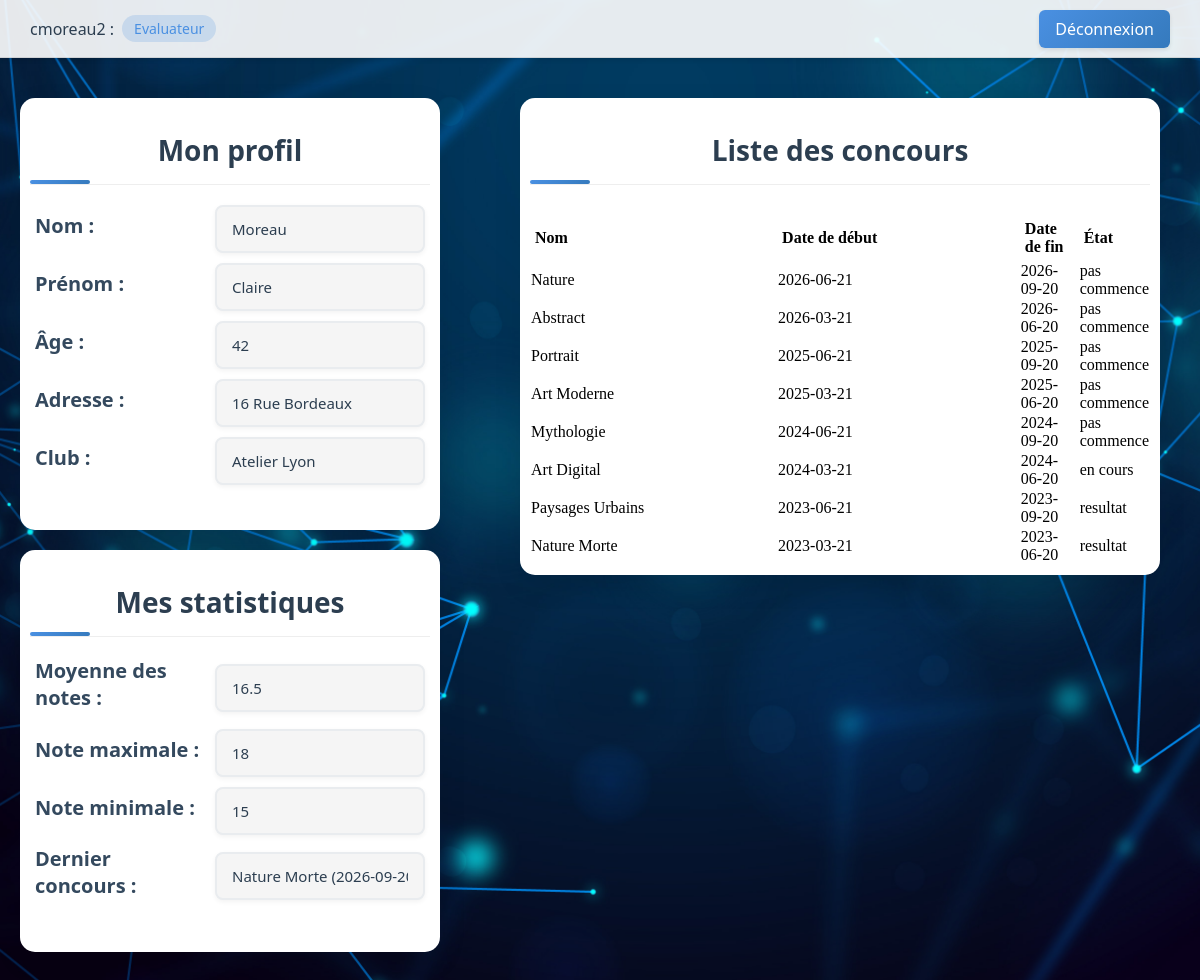
/pages/evaluateur/evaluateur.php (signed in), run on the app's committed database.
### tables this page shows
CREATE TABLE Utilisateur (
    numUtilisateur INT PRIMARY KEY,
    numClub INT NOT NULL,
    nom VARCHAR(50) NOT NULL,
    prenom VARCHAR(50) NOT NULL,
    age INT NOT NULL,
    adresse VARCHAR(255) NOT NULL,
    login VARCHAR(50) NOT NULL UNIQUE,
    mdp VARCHAR(60) NOT NULL,
    FOREIGN KEY (numClub) REFERENCES Club (numClub)
);

CREATE TABLE Club (
    numClub INT PRIMARY KEY,
    nomClub VARCHAR(100) NOT NULL,
    adresse VARCHAR(255) NOT NULL,
    numTel VARCHAR(15) NOT NULL,
    nbAdherents INT NOT NULL,
    ville VARCHAR(50) NOT NULL,
    departement VARCHAR(50) NOT NULL,
    region VARCHAR(50) NOT NULL
);

CREATE TABLE Concours (
    numConcours INT PRIMARY KEY,
    numPresident INT NOT NULL,
    theme VARCHAR(100) NOT NULL,
    dateDeb DATE NOT NULL,
    dateFin DATE NOT NULL,
    etat ENUM('pas commence', 'en cours', 'attente', 'resultat', 'evalue') NOT NULL,
    nbClub INT NOT NULL CHECK (nbClub >= 6),
    nbParticipant INT,
    descriptif TEXT NOT NULL,
    saison ENUM('printemps', 'ete', 'automne', 'hiver') NOT NULL,
    annee INT NOT NULL,
    FOREIGN KEY (numPresident) REFERENCES President (numPresident),
    UNIQUE(saison, annee),
    CHECK (dateFin > dateDeb)
);

### src/pages/evaluateur/evaluateur.php (the view, shortened to what this page needs)
<?php
require_once '../../include/db.php';
try {
    $db = Database::getInstance();
    $pdo = $db->getConnection();
    $id_user = $_SESSION['user_id'];
    $query = $pdo->prepare('
        SELECT u.nom, u.prenom, u.age, u.adresse, c.nomClub
        FROM Utilisateur u
        LEFT JOIN Club c ON u.numClub = c.numClub
        WHERE u.numUtilisateur = :user_id
    ');
    $query->execute(['user_id' => $id_user]);
    $user = $query->fetch(PDO::FETCH_ASSOC);
    $statsQuery = $pdo->prepare('
        SELECT
            AVG(ev.note) AS moyenne_notes,
            MAX(ev.note) AS note_max,
            MIN(ev.note) AS note_min,
            c.theme AS nom_concours,
            MAX(c.dateFin) AS dernier_concours
        FROM
            Evaluation ev
        INNER JOIN
            Jury j ON ev.numEvaluateur = j.numEvaluateur
        INNER JOIN
            Concours c ON j.numConcours = c.numConcours
        WHERE
            ev.numEvaluateur = :user_id
        GROUP BY
            ev.numEvaluateur
    ');
    $statsQuery->execute(['user_id' => $id_user]);
    $stats = $statsQuery->fetch(PDO::FETCH_ASSOC);
    $concoursQuery = $pdo->prepare('
        SELECT
            c.theme AS nom_concours,
            c.dateDeb AS date_debut,
            c.dateFin AS date_fin,
            c.etat AS etat_concours
        FROM
            Jury j
        INNER JOIN
            Concours c ON j.numConcours = c.numConcours
        WHERE
            j.numEvaluateur = :user_id
        ORDER BY
            c.dateDeb DESC
    ');
    $concoursQuery->execute([':user_id' => $id_user]);
    $concours = $concoursQuery->fetchAll(PDO::FETCH_ASSOC);
} catch (PDOException $e) {
    die('Erreur de base de données : ' . $e->getMessage());
}
?>
<!DOCTYPE html>
<html lang="fr">
<head>
    <link rel="stylesheet" href="../../assets/css/evaluateur.css">
</head>
<body>
    <div class="status-bar">
        <div class="status">
            <?php echo htmlspecialchars($_SESSION['login']); ?> :
            <span class="role-badge"><?php echo ucfirst(htmlspecialchars($_SESSION['role'])); ?></span>
        </div>
        <div class="logout">
            <a href="?logout=true">Déconnexion</a>
        </div>
    </div>
    <div class="container">
        <div class="left-column">
            <div class="box-info">
                <div class="header">
                    <h2>Mon profil</h2>
                    <table class="profile-table">
                        <tr class="profile-row">
                            <td class="label-cell"><label class="cat">Nom :</label></td>
                            <td class="input-cell"><input class="profile-input textarea" value="<?= htmlspecialchars($user['nom']) ?>" disabled></td>
                        </tr>
                        <tr class="profile-row">
                            <td class="label-cell"><label class="cat">Prénom :</label></td>
                            <td class="input-cell"><input class="profile-input textarea" value="<?= htmlspecialchars($user['prenom']) ?>" disabled></td>
                        </tr>
                        <tr class="profile-row">
                            <td class="label-cell"><label class="cat">Âge :</label></td>
                            <td class="input-cell"><input class="profile-input textarea" value="<?= htmlspecialchars($user['age']) ?>" disabled></td>
                        </tr>
                        <tr class="profile-row">
                            <td class="label-cell"><label class="cat">Adresse :</label></td>
                            <td class="input-cell"><input class="profile-input textarea" value="<?= htmlspecialchars($user['adresse']) ?>" disabled></td>
                        </tr>
                        <tr class="profile-row">
                            <td class="label-cell"><label class="cat">Club :</label></td>
                            <td class="input-cell"><input class="profile-input textarea" value="<?= htmlspecialchars($user['nomClub']) ?>" disabled></td>
                        </tr>
                    </table>
                </div>
            </div>
            <div class="box-info">
                <div class="header">
                    <h2>Mes statistiques</h2>
                    <table class="profile-table">
                        <tr class="profile-row">
                            <td class="label-cell"><label class="cat">Moyenne des notes :</label></td>
                            <td class="input-cell"><input class="profile-input textarea" value="<?= htmlspecialchars(strval(round($stats['moyenne_notes'], 2))) ?>" disabled></td>
                        </tr>
                        <tr class="profile-row">
                            <td class="label-cell"><label class="cat">Note maximale :</label></td>
                            <td class="input-cell"><input class="profile-input textarea" value="<?= htmlspecialchars($stats['note_max']) ?>" disabled></td>
                        </tr>
                        <tr class="profile-row">
                            <td class="label-cell"><label class="cat">Note minimale :</label></td>
                            <td class="input-cell"><input class="profile-input textarea" value="<?= htmlspecialchars($stats['note_min']) ?>" disabled></td>
                        </tr>
                        <tr class="profile-row">
                            <td class="label-cell"><label class="cat">Dernier concours :</label></td>
                            <td class="input-cell"><input class="profile-input textarea" value="<?= htmlspecialchars($stats['nom_concours'] . ' (' . $stats['dernier_concours'] . ')') ?>" disabled></td>
                        </tr>
                    </table>
                </div>
            </div>
        </div>
        <div class="right-column">
            <div class="box">
                <div class="header">
                    <h2>Liste des concours</h2>
                </div>
                <table class="profile-table">
                    <tr>
                        <th class="label-cell">Nom</th>
                        <th class="label-cell">Date de début</th>
                        <th class="label-cell">Date de fin</th>
                        <th class="label-cell">État</th>
                    </tr>
                    <?php foreach ($concours as $concour) : ?>
                        <tr>
                            <td><?= htmlspecialchars($concour['nom_concours']) ?></td>
                            <td><?= htmlspecialchars($concour['date_debut']) ?></td>
                            <td><?= htmlspecialchars($concour['date_fin']) ?></td>
                            <td><?= htmlspecialchars($concour['etat_concours']) ?></td>
                        </tr>
                    <?php endforeach; ?>
                </table>
            </div>
        </div>
    </div>
</body>

### src/assets/css/evaluateur.css (style rules this page uses)
body { background-image: url("../../images/font.jpg"); background-size: cover; background-position: center; background-attachment: fixed; min-height: 100vh; margin: 0; padding: 0; }
.box-info { position: relative; margin: 20px 20px 20px 0; padding: 10px; width: auto; background: white; border-radius: 15px; box-shadow: 0 10px 30px rgba(0, 0, 0, 0.08); transition: transform 0.3s ease, box-shadow 0.3s ease; }
.box { position: relative; margin: 20px 20px 20px 20px; padding: 10px; width: auto; background: white; border-radius: 15px; box-shadow: 0 10px 30px rgba(0, 0, 0, 0.08); transition: transform 0.3s ease, box-shadow 0.3s ease; }
.header { margin-bottom: 30px; text-align: center; }
.header h2 { font-family: "Segoe UI", system-ui, sans-serif; font-size: 28px; font-weight: 600; color: #2c3e50; margin-bottom: 15px; position: relative; padding-bottom: 15px; border-bottom: 1px solid #eee; }
.header h2::after { content: ""; position: absolute; bottom: 0; left: 0; width: 60px; height: 4px; background: linear-gradient(135deg, #4a90e2 0%, #357abd 100%); border-radius: 2px; }
.status-bar { font-family: "Segoe UI", system-ui, sans-serif; display: flex; justify-content: space-between; align-items: center; padding: 15px 30px; background-color: rgba(255, 255, 255, 0.9); border-bottom: 1px solid rgba(0, 0, 0, 0.1); box-shadow: 0 2px 4px rgba(0, 0, 0, 0.1); }
.status-bar .status { font-weight: 500; color: #2c3e50; font-size: 16px; display: flex; align-items: center; gap: 8px; }
.status-bar .logout a { color: white; text-decoration: none; padding: 8px 16px; background: linear-gradient(135deg, #4a90e2 0%, #357abd 100%); border-radius: 6px; transition: all 0.3s ease; font-weight: 500; box-shadow: 0 2px 4px rgba(0, 0, 0, 0.1); }
input[readonly], input[disabled], select[disabled] { background-color: #f5f5f5; cursor: not-allowed; }
.cat { font-family: "Segoe UI", system-ui, sans-serif; position: relative; width: auto; font-size: 20px; color: #34495e; font-weight: bold; margin-bottom: 8px; display: inline-block; text-align: left; }
.textarea { font-family: "Segoe UI", system-ui, sans-serif; padding: 12px 15px; border: 2px solid #e9ecef; border-radius: 8px; font-size: 15px; background-color: #f9f9f9; color: #2c3e50; box-shadow: 0 2px 5px rgba(0, 0, 0, 0.05); transition: border-color 0.3s ease, box-shadow 0.3s ease; resize: vertical; }
.container { display: grid; grid-template-columns: 40% 60%; width: 100%; height: 100vh; }
.left-column { padding: 20px; }
.right-column { padding: 20px; }
.role-badge { display: inline-block; background-color: rgba(74, 144, 226, 0.2); color: #4a90e2; padding: 4px 12px; border-radius: 15px; font-size: 14px; font-weight: 500; }
.profile-table { width: 100%; border-collapse: collapse; border-spacing: 0 5em; }
.label-cell { text-align: left; padding: 5px; width: 45%; }
.input-cell { text-align: right; padding: 5px; width: 70%; }
.profile-input { width: 100%; box-sizing: border-box; }

### data on the page
utilisateur: nom "Moreau", prenom "Claire", age "42", adresse "16 Rue Bordeaux", numClub.nomClub "Atelier Lyon"
concours: theme "Nature", dateDeb "2026-06-21", dateFin "2026-09-20", etat "pas commence"
concours: theme "Abstract", dateDeb "2026-03-21", dateFin "2026-06-20", etat "pas commence"
concours: theme "Portrait", dateDeb "2025-06-21", dateFin "2025-09-20", etat "pas commence"
concours: theme "Art Moderne", dateDeb "2025-03-21", dateFin "2025-06-20", etat "pas commence"
concours: theme "Mythologie", dateDeb "2024-06-21", dateFin "2024-09-20", etat "pas commence"
concours: theme "Art Digital", dateDeb "2024-03-21", dateFin "2024-06-20", etat "en cours"
concours: theme "Paysages Urbains", dateDeb "2023-06-21", dateFin "2023-09-20", etat "resultat"
concours: theme "Nature Morte", dateDeb "2023-03-21", dateFin "2023-06-20", etat "resultat"

### other printed values
$_SESSION['login'] "cmoreau2"
$_SESSION['role'] "Evaluateur"
